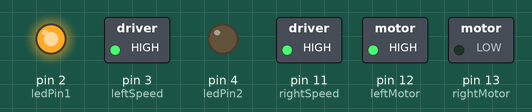
Recording of a sketch running on a simulated Arduino Uno, built with avr-gcc and run on an emulated ATmega328P. On the bench: switched loads named in the sketch (green lamp = pin HIGH), output pins drawn as LEDs (lit = HIGH). What the sketch prints to the serial monitor is not drawn.

Above: at 0.45 s.
At 2.75 s:
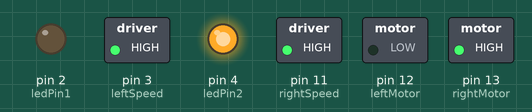
At 7.47 s:
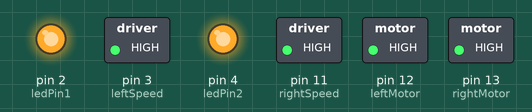
At 16.75 s:
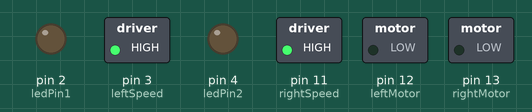
Timing chart, 0 to 17.8 s (numbered marks = the images above):
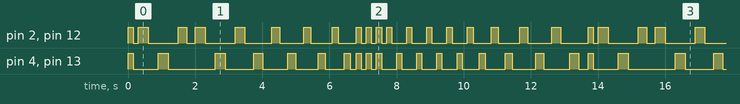

Measured:
- by itself, pin 2 (ledPin1), pin 4 (ledPin2), pin 12 (leftMotor), pin 13 (rightMotor): moves between LOW and HIGH, repeating every 13.7 s
- by itself, everything shown: repeats every 13.7 s, in 66 steps

The sketch:

Beat.ino
```cpp
//------Sonars--------
#define trigPin 8
#define echoPin 9
float distance;
long duration;
float sonarVal; // reading from sonar that is printed
static unsigned long timestamp = 0;

//------Motors-------
#define leftMotor  12
#define rightMotor  13
#define leftSpeed  3
#define rightSpeed  11


//------LED----------
//leds present for troubleshooting
#define ledPin1 2
#define ledPin2 4


void setup() {
  Serial.begin(9600);
  Serial.println("Start");

  //-----Setting up sonar---------
  pinMode(trigPin, OUTPUT);
  pinMode(echoPin, INPUT);

  //-----Setting up motors---------
  //Direction A & B
  pinMode(leftMotor, OUTPUT);
  pinMode(rightMotor, OUTPUT);
  // Speed A & B
  pinMode(leftSpeed, OUTPUT);
  pinMode(rightSpeed, OUTPUT);

  analogWrite(leftSpeed, 255);
  analogWrite(rightSpeed, 255);

  //----Setting up led------------
  pinMode(ledPin1, OUTPUT);
  pinMode(ledPin2, OUTPUT);


}

void loop() {
  beatAandB(150, 255);
  beatA(300,255);
  beatB(300,255);
  beatA(250,255);

  for(int i = 300; i> 150; i = i -30){
      beatA(i,255);
      beatB(i,255);
  }

  beatAandB(150, 255);
  beatAandB(150, 255);
  beatAandB(150, 255);

  beatA(150,255);
  beatB(150,255);
  beatA(150,255);
  beatB(150,255);
  beatA(150,255);
  beatB(150,255);

  for(int i = 150; i< 300; i = i + 30){
      beatA(i,255);
      beatB(i,255);
  }


}


float sonar(){//sonar data distance function
  // Clears the trigPin
  digitalWrite(trigPin, LOW);
  delayMicroseconds(2);
  digitalWrite(trigPin, HIGH);
  delayMicroseconds(10);
  digitalWrite(trigPin, LOW);
  duration = pulseIn(echoPin, HIGH);
  distance= duration*0.034/2;
  return distance;
}


void beatA(int dly, int power) {
  analogWrite(3, power);
  digitalWrite(12, HIGH);
  digitalWrite(ledPin1, HIGH);
  delay(dly);
  digitalWrite(12, LOW);
  digitalWrite(ledPin1, LOW);
  delay(dly);
}

void beatB(int dly, int power) {
  analogWrite(11, power);
  digitalWrite(13, HIGH);
  digitalWrite(ledPin2, HIGH);
  delay(dly);
  digitalWrite(13, LOW);
  digitalWrite(ledPin2, LOW);
  delay(dly);
}

void beatAandB(int dly, int power) {
  analogWrite(3, power);
  analogWrite(11, power);
  digitalWrite(12, HIGH);
  digitalWrite(ledPin1, HIGH);
  digitalWrite(ledPin2, HIGH);
  digitalWrite(13, HIGH);
  delay(dly);
  digitalWrite(12, LOW);
  digitalWrite(ledPin1, LOW);
  digitalWrite(ledPin2, LOW);
  digitalWrite(13, LOW);
  delay(dly);
}
```
